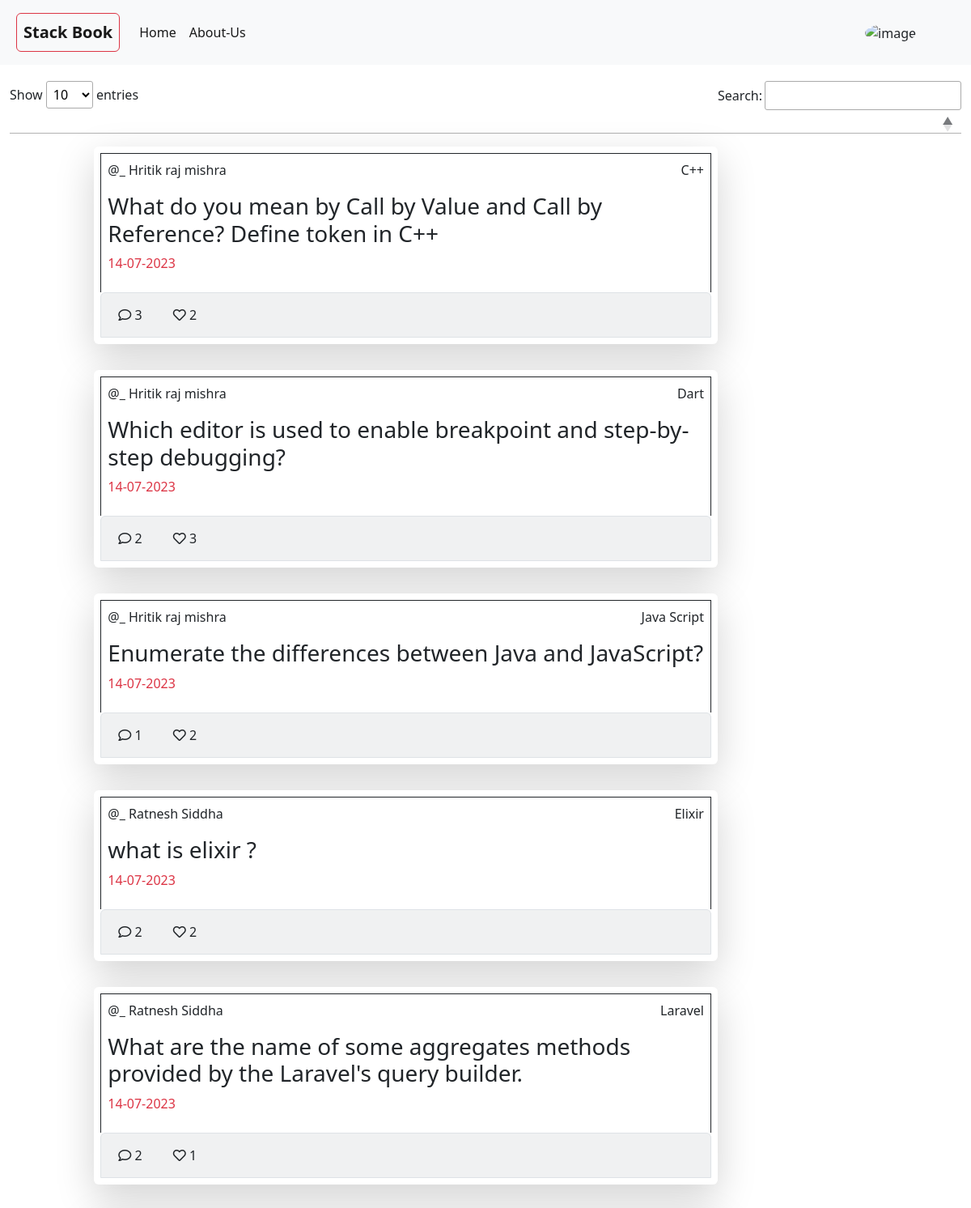
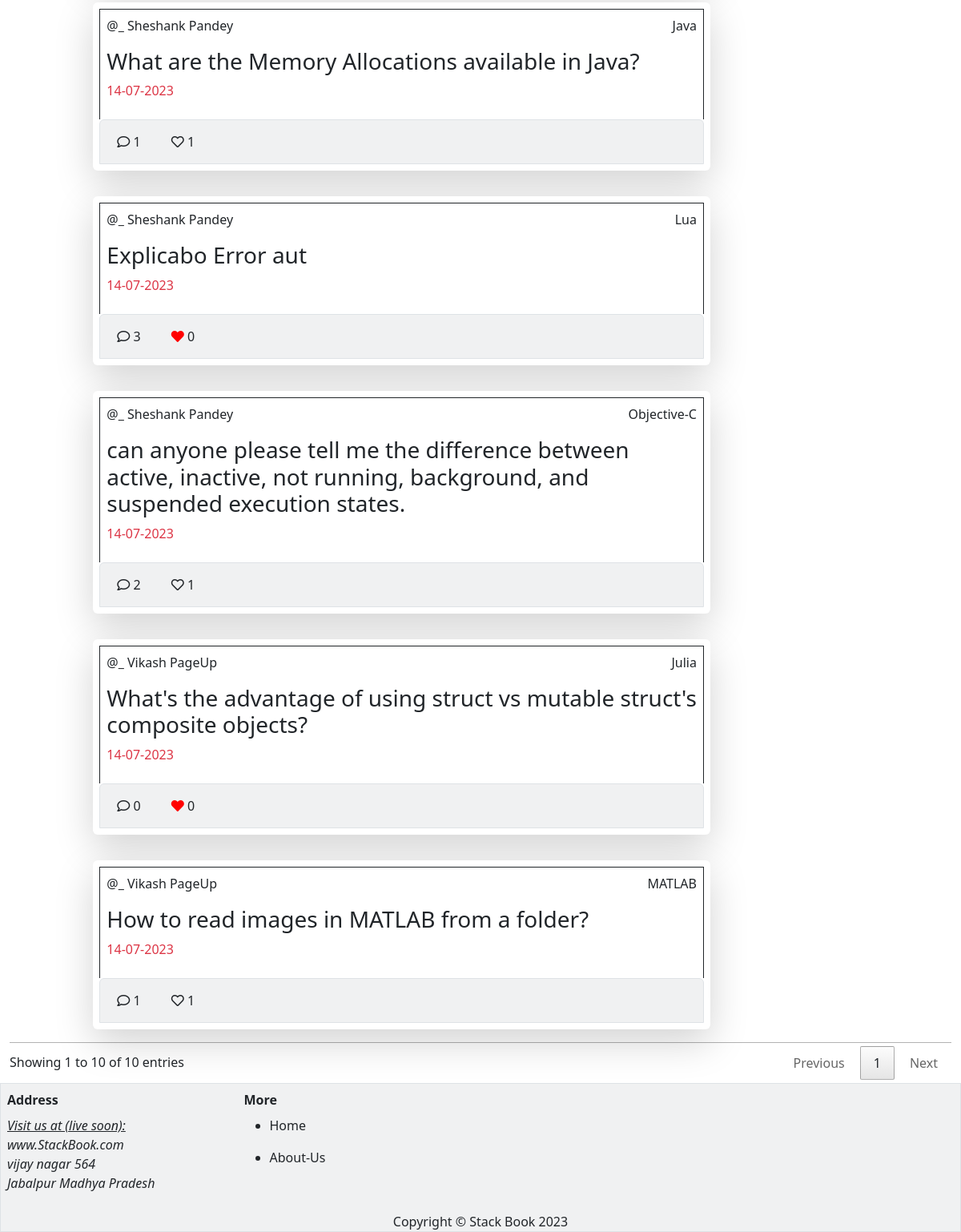
The page /View/Master/index_master.php (signed in) on the database its author committed (2 pictures, top to bottom).
### tables this page shows
CREATE TABLE `question_master` (
  `id` mediumint(8) UNSIGNED NOT NULL,
  `question` text DEFAULT NULL,
  `topic_master_id` smallint(10) UNSIGNED DEFAULT NULL,
  `user_master_id` mediumint(10) UNSIGNED DEFAULT NULL,
  `is_active` tinyint(1) UNSIGNED NOT NULL DEFAULT 1,
  `created_at` datetime DEFAULT NULL,
  `updated_at` datetime DEFAULT NULL,
  `updated_by` mediumint(10) UNSIGNED DEFAULT NULL
);

CREATE TABLE `user_master` (
  `id` mediumint(10) UNSIGNED NOT NULL,
  `profile_img` varchar(255) DEFAULT NULL,
  `name` varchar(150) DEFAULT NULL,
  `email` varchar(255) DEFAULT NULL,
  `mobile` varchar(10) DEFAULT NULL,
  `password` varchar(255) DEFAULT NULL,
  `is_active` tinyint(1) UNSIGNED NOT NULL DEFAULT 1,
  `role_id` tinyint(1) UNSIGNED NOT NULL DEFAULT 2,
  `created_at` datetime DEFAULT NULL,
  `updated_at` datetime DEFAULT NULL,
  `updated_by` mediumint(10) UNSIGNED DEFAULT NULL
);

CREATE TABLE `topic_master` (
  `id` smallint(10) UNSIGNED NOT NULL,
  `topic` varchar(255) DEFAULT NULL,
  `is_active` tinyint(1) UNSIGNED NOT NULL DEFAULT 1,
  `created_at` datetime DEFAULT NULL,
  `updated_at` datetime DEFAULT NULL,
  `created_by` mediumint(10) UNSIGNED DEFAULT NULL,
  `updated_by` mediumint(10) UNSIGNED DEFAULT NULL
);

### Back_End/Model/post_master.php (called while the page is built, shortened)
<?php
class PostMaster
{
    private $conn;
    public function __construct($conn)
    {
        $this->conn = $conn;
    }
    public function get_all_post()
    {
        try {
            $sql = "SELECT question_master.id, question_master.question, topic_master.topic,
            DATE(question_master.created_at) AS date, user_master.name,COUNT(like_masters.id) AS like_count,GROUP_CONCAT(like_masters.user_master_id) AS user_id
            FROM question_master
            LEFT JOIN user_master ON user_master.id = question_master.user_master_id
            LEFT JOIN topic_master ON question_master.topic_master_id = topic_master.id
            LEFT JOIN like_masters ON question_master.id=like_masters.post_master_id
            WHERE question_master.is_active='1' AND topic_master.is_active='1'  AND user_master.is_active='1'
            GROUP BY question_master.id";
            $result_post_list = $this->conn->prepare($sql);
            $result_post_list->execute();
            return $result_post_list->fetchAll();
        } catch (Exception $e) {
            echo "404-Something went wrong" . $e->getMessage();
        }
        return false;
    }
    public function reply_data($que_id)
    {
        try {
            $sql = "SELECT answer_master.id, answer_master.answer,user_master.name,user_master.id as user_id
            FROM answer_master
            LEFT JOIN user_master
            ON user_master.id = answer_master.created_by
            WHERE answer_master.question_master_id='$que_id'
            AND answer_master.is_active='1' AND user_master.is_active='1';";
            $result_reply_data = $this->conn->prepare($sql);
            $result_reply_data->execute();
            return $result_reply_data->fetchAll();
        } catch (Exception $e) {
            echo "404-Something went wrong" . $e->getMessage();
        }
        return false;
    }
}

### View/Master/index_master.php (the view, shortened to what this page needs)
<!DOCTYPE html>
<html lang="en" id="html">
<?php
$database = new DatabaseConnection();
$conn = $database->get_connection();
require_once "../../Back_End/Model/post_master.php";
$post_master = new PostMaster($conn);
$all_post = $post_master->get_all_post();
?>
<head>
    <link href="../../public/css/all.min.css" rel="stylesheet" type="text/css">
    <link href="../../public/css/sb-admin-2.min.css" rel="stylesheet">
    <link href="https://cdn.jsdelivr.net/npm/bootstrap@5.2.3/dist/css/bootstrap.min.css" rel="stylesheet">
    <link href="../../public/css/jquery.dataTables.css" rel="stylesheet">
    <link href="../../public/css/jquery.dataTables.min.css" rel="stylesheet">
    <link href="../../public/css/StackBook.css" rel="stylesheet">
</head>
<body>
    <nav class="navbar navbar-expand-lg navbar-light bg-light fixed-top">
        <div class="container-fluid m-2">
            <a class="navbar-brand  border border-danger rounded p-2"
                href="../../View/Master/index_master.php"><strong>Stack
                    Book</strong></a>
            <div class="collapse navbar-collapse" id="navbarSupportedContent">
                <ul class="navbar-nav me-auto mb-2 mb-lg-0">
                    <li class="nav-item ">
                        <a class="nav-link active" aria-current="page"
                            href="../../View/Master/index_master.php">Home</a>
                    </li>
                    <li class="nav-item ">
                        <a class="nav-link active" aria-current="page"
                            href="../../View/NavPages/about_us.php">About-Us</a>
                    </li>
                </ul>
                <?php
                if (isset($_SESSION['auth'])) {
                    if ($_SESSION["auth"]->{'role_id'} == 2) {
                        ?>
                        <div class="d-flex">
                            <div class="dropdown">
                                <a href="#" class="nav-link rounded-circle mr-5 " data-bs-toggle="dropdown">
                                    <img class="rounded-circle"
                                        src="../../public/profile_image/<?php echo $_SESSION['auth']->{'profile_img'} ?>"
                                        alt="image" height="50px" width="50px">
                                </a>
                                <ul class="dropdown-menu  p-2 m-3 shadow animated--grow-in border border-primary">
                                    <li>
                                        <a href="../../View/User/user_profile.php"  class="dropdown-item text-primary"><strong>
                                                <?php echo $_SESSION['auth']->{'name'} ?>
                                            </strong></a>
                                    </li>
                                    <hr>
                                    <li><a class="dropdown-item" href="../../View/User/user_profile.php">Profile</a></li>
                                    <li><a class="dropdown-item" href="../../View/Post/my_post.php">My Post</a></li>
                                    <li><a class="dropdown-item"
                                            href="../../View/Auth/change_password_form.php">Change-Password</a></li>
                                    <li><a class="dropdown-item bg-danger rounded text-white"
                                            href="../../Back_End/Controller/user_master_controller.php?crud=user-logout">Logout</a>
                                    </li>
                                </ul>
                            </div>
                            <a href="../../View/Post/post_form.php" class="btn btn-outline-success">Ask
                                Que?</a>
                        </div>
                    <?php } else { ?>
                        <div class="d-flex">
                            <div class="dropdown dropstart">
                                <a href="../../View/Master/master_app.php" class="nav-link rounded-circle mr-5 ">
                                    <img class="rounded-circle"
                                        src="../../public/profile_image/<?php echo $_SESSION['auth']->{'profile_img'} ?>"
                                        alt="image" height="50px" width="50px">
                                </a>
                            </div>
                        </div>
                    <?php }
                }
                ?>
            </div>
        </div>
    </nav>
    <div class="container-fluid" style="margin-top:100px">
        <?php if (isset($content)) {
            echo $content;
        } else { ?>
            <div>
                <table id="PostData">
                    <thead>
                        <tr>
                            <th></th>
                        </tr>
                    </thead>
                    <tbody>
                        <?php for ($i = 0; $i < count($all_post); $i++) {
                            $result_reply = $post_master->reply_data($all_post[$i]['id']);
                            ?>
                            <tr>
                                <td>
                                    <div class="row">
                                        <div class="col-1"></div>
                                        <div class="col-sm-8 p-2" id="AllPost">
                                            <div class="card o-hidden border-0 shadow-lg">
                                                <div class="card-body p-2">
                                                    <div class="border border-bottom-0 border-dark p-2">
                                                        <div class="row">
                                                            <p class=" col-6">@_
                                                                <?php echo $all_post[$i]['name'] ?>
                                                            </p>
                                                            <p class=" col-6 text-right">
                                                                <?php echo $all_post[$i]['topic'] ?>
                                                            </p>
                                                        </div>
                                                        <h3>
                                                            <?php echo $all_post[$i]['question'] ?>
                                                        </h3>
                                                        <p class="text-danger">
                                                            <?php echo date("d-m-Y", strtotime($all_post[$i]['date'])); ?>
                                                        </p>
                                                    </div>
                                                    <div class="border bg-secondary bg-opacity-10 rounded-top">
                                                        <a href="../Comment/comment_page.php?er=<?php echo base64_encode($all_post[$i]['id']) ?>&id=<?php echo rand() . '%%br'; ?>"
                                                            class="btn btn m-2" title="see comment"><i
                                                                class="far fa-comment"></i>
                                                            <span>
                                                                <?php echo count($result_reply)   ?>
                                                            </span>
                                                        </a>
                                                        <button type="button" class="btn btn"
                                                            id="<?php echo $all_post[$i]['id'] ?>" onclick="like_dislike(this.id,'like<?php echo base64_encode($all_post[$i]['id']); ?>','icon<?php echo base64_encode($all_post[$i]['id']); ?>','<?php if (isset($_SESSION['auth'])) {
                                                                         echo $_SESSION['auth']->{'id'};
                                                                     } ?>')">
                                                            <span id="icon<?php echo base64_encode($all_post[$i]['id']); ?>">
                                                                <?php
                                                                $array = explode(',', $all_post[$i]['user_id']);
                                                                if (isset($_SESSION['auth'])) {
                                                                    if (in_array($_SESSION['auth']->{'id'}, $array)) {
                                                                        echo "<i class='fas fa-heart' style='color:red'></i>";
                                                                    } else {
                                                                        echo "<i class='far fa-heart'></i> ";
                                                                    }
                                                                } else {
                                                                    echo "<i class='far fa-heart'></i> ";
                                                                }
                                                                ?>
                                                                <?php echo $all_post[$i]['like_count']  ?>
                                                            </span>
                                                        </button>
                                                    </div>
                                                </div>
                                            </div>
                                        </div>
                                    </div>
                                </td>
                            </tr>
                        <?php } ?>
                    </tbody>
                </table>
            </div>
        </div>
        <div class=" bg-secondary bg-opacity-10 border mt-1">
            <div class="container-fluid row p-2">
                <div class="col-3">
                    <address>
                        <label for="address"><b>Address</b></label><br>
                        <i> <u>Visit us at (live soon):</u><br>
                            www.StackBook.com<br>
                            vijay nagar 564<br>
                            Jabalpur Madhya Pradesh</i>
                    </address>
                </div>
                <div class="col-3">
                    <label for="address"><b>More</b></label><br>
                    <ul>
                        <li><a class="nav-link" href="index_master.php" title="go to home">Home</a></li>
                    </ul>
                    <ul>
                        <li><a class="nav-link" href="../NavPages/about_us.php" title="go to home">About-Us</a></li>
                    </ul>
                </div>
            </div>
            <div class="text-center">
                <span>Copyright &copy; Stack Book
                    <?php echo date('Y'); ?>
                </span>
            </div>
        </div>
    <?php } ?>
</body>
</html>

### rows shown on the page
question_master: user_master.name "Hritik raj mishra", topic_master.topic "Java Script", question "Enumerate the differences between Java and JavaScript?", date "14-07-2023", count($result_reply) "1", like_count "2"
question_master: user_master.name "Hritik raj mishra", topic_master.topic "Dart", question "Which editor is used to enable breakpoint and step-by-step debugging?", date "14-07-2023", count($result_reply) "2", like_count "3"
question_master: user_master.name "Ratnesh Siddha", topic_master.topic "Elixir", question "what is elixir ?", date "14-07-2023", count($result_reply) "2", like_count "2"
question_master: user_master.name "Ratnesh Siddha", topic_master.topic "Laravel", question "What are the name of some aggregates methods provided by the Laravel's query builder.", date "14-07-2023", count($result_reply) "2", like_count "1"
question_master: user_master.name "Sheshank Pandey", topic_master.topic "Objective-C", question "can anyone please tell me the difference between active, inactive, not running, background, and suspended execution states.", date "14-07-2023", count($result_reply) "2", like_count "1"
question_master: user_master.name "Sheshank Pandey", topic_master.topic "Lua", question "Explicabo Error aut", date "14-07-2023", count($result_reply) "3", like_count "0"
question_master: user_master.name "Sheshank Pandey", topic_master.topic "Java", question "What are the Memory Allocations available in Java?", date "14-07-2023", count($result_reply) "1", like_count "1"
question_master: user_master.name "Hritik raj mishra", topic_master.topic "C++", question "What do you mean by Call by Value and Call by Reference? Define token in C++", date "14-07-2023", count($result_reply) "3", like_count "2"
question_master: user_master.name "Vikash PageUp", topic_master.topic "Julia", question "What's the advantage of using struct vs mutable struct's composite objects?", date "14-07-2023", count($result_reply) "0", like_count "0"
question_master: user_master.name "Vikash PageUp", topic_master.topic "MATLAB", question "How to read images in MATLAB from a folder?", date "14-07-2023", count($result_reply) "1", like_count "1"
